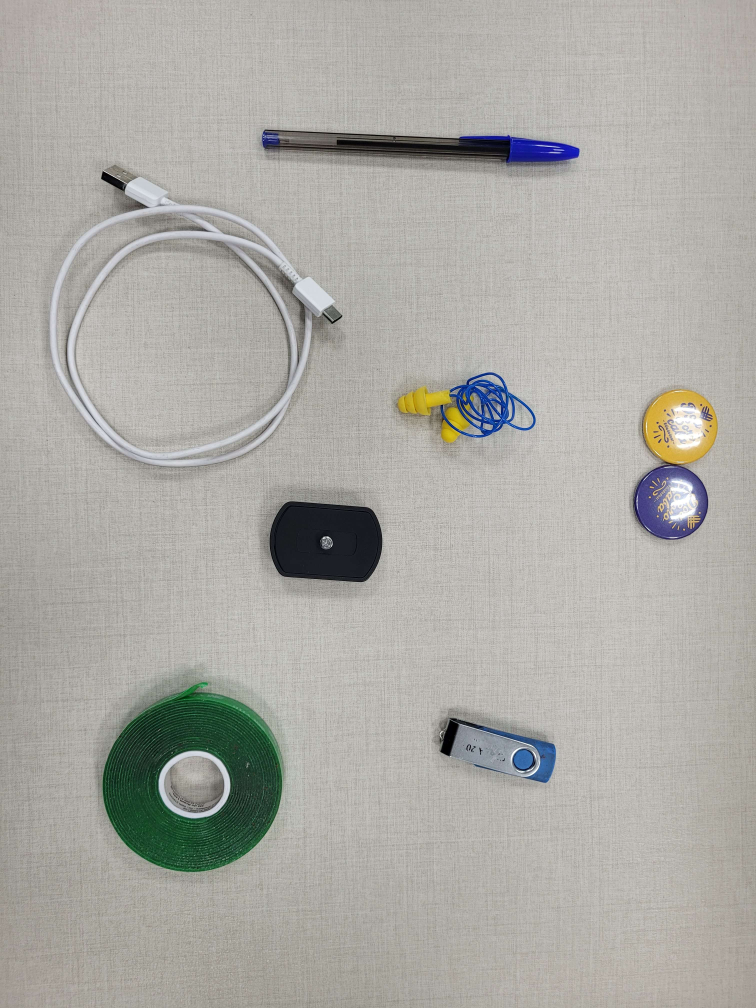
#> input picture images/20230109_171941.jpg, 3024 x 4032 px (shown at 1/4 size)
$ jupyter execute --allow-errors kit_verification.ipynb
#> lines starting #> are read from the running program, lines starting #| are printed output that depends on the picture
[cell 1]
import matplotlib.pyplot as plt
import os
import cv2
import numpy as np
from rembg import remove
import shutil

from skimage import io
from skimage.restoration import denoise_nl_means, estimate_sigma
from skimage import img_as_ubyte, img_as_float
from scipy.ndimage import rotate

from skimage.morphology import dilation
from skimage.morphology import rectangle
from skimage.measure import label, regionprops

#> (the rest of this cell did not finish here and is left out)

## Defining functions

[cell 2]
# [22 lines left out: functions cv_seg, denoise, multi_dil, not called in this run]


def crop(img_path, final_path):
#> called with img_path = './images/20230109_171941.jpg', final_path = './base_img/'
    img = cv2.imread(img_path)
#> img is the input picture: shape (4032, 3024, 3); mean B, G, R 164.4, 169.8, 171.3
    img = cv2.resize(img, (512, 512), interpolation=cv2.INTER_AREA)
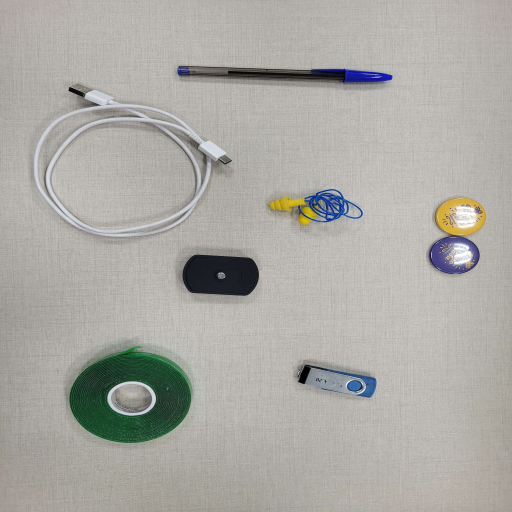
#> img: shape (512, 512, 3); mean B, G, R 164.4, 169.8, 171.3
    rembg_img = remove(img)
    denoised = denoise(rembg_img)
    gray = cv2.cvtColor(denoised, cv2.COLOR_BGR2GRAY)
    segmented = cv_seg(gray)
    dilated = multi_dil(segmented, 3)
    label_im = label(segmented)
    for num, i in enumerate(regionprops(label_im)):
        minr, minc, maxr, maxc = i.bbox
        roi = denoised[minr:maxr, minc:maxc]
        cv2.imwrite(final_path + f"{num}.jpg", roi)


def erase_dir(folder):
    """ Deletes all files inside given folder

    ----------------------
    Parameters

        folder: string
            path to the folder to be emptied

    ----------------------
    Returns

        None

    """

    for filename in os.listdir(folder):
        file_path = os.path.join(folder, filename)
        try:
            if os.path.isfile(file_path) or os.path.islink(file_path):
                os.unlink(file_path)
            elif os.path.isdir(file_path):
                shutil.rmtree(file_path)

        except Exception as e:
            print('Failed to delete %s. Reason: %s' % (file_path, e))


# [81 lines left out: functions hist, histDist, shape_distance, not called in this run]


def rmse(A, B):
    return ((((A - B) / 255) ** 2) ** (1/2)).mean()


# [8 lines left out: function shape_similarity, not called in this run]

## Defining base image

[cell 3]
base_img_path = "./images/20230109_171941.jpg"

plt.imshow(cv2.imread(base_img_path))
plt.title("Base kit")

crop("./images/20230109_171941.jpg", "./base_img/")
#> (the call stopped at in crop, `rembg_img = remove(img)`: rembg is not available in this run)

### Label objects
(not working yet), labelling manually

[cell 4]
# [11 lines of commented-out code are left out]

[cell 5]
objs = ["pen", "cable", "ear protector", "2 bottons", "black thing", "tape", "pen drive"]

objects_path = "./base_img/"
#> (the rest of this cell did not finish here and is left out)

## Opening test images

[cell 6]
image_path = "./images/"
extractions_path = "./extractions/"

images_list = os.listdir(image_path)

# [40 lines left out: function verify_kit, not called in this run]

[cell 7]
image_path = "./images/"
extractions_path = "./extractions/"

images_list = os.listdir(image_path)

def verify_kit_2(test_img_path):
    actual_img = []
    # Clean extractions directory
    erase_dir(extractions_path)

    # Crop objects from test image
    crop(test_img_path, extractions_path)

    # List objects extracted
    extractions = os.listdir(extractions_path)
    extractions.sort()

    i = 0  # count objects
    # Iterate over objects extracted from test image
    for obj in extractions:
        test_img = cv2.imread(extractions_path + obj)
        aux_1 = []  # stores the histograms distances
        for base_img in base_imgs:

            # Compare the shape from test object with every base object
            # and if the difference is below 7%, calculate distance
            # between histograms
            if (shape_similarity(base_img, test_img) >= 0.8):

                # compare histograms and store into aux_1 list
                res = histDist(base_img, test_img)
                aux_1.append(res)

            # stores 1 for images with different shape
            else:
                aux_1.append(1)

        # From histogram distances, the minimum value's index is used to locate the name of
        # the object from the list of names
        minimum = min(aux_1)
        index = aux_1.index(minimum)
        match = objs[index]
        if minimum != 1 and minimum <= 0.55:
            print(f"{i + 1} - Match --> {match:8}: Distance = {minimum}")
            actual_img.append(match)
        elif minimum == 1:
            print(f"{i + 1} - Object not found (No shape found)")
        else:
            print(f"{i + 1} - Object not found (Histogram incompatible)")

        i += 1

    # missing = [element for element in objs if element not in actual_img]
    print(f"missing objects: {list(element for element in objs if element not in actual_img)}")

### #1 test

[cell 8]
path = image_path + images_list[0]

plt.imshow(cv2.imread(path))
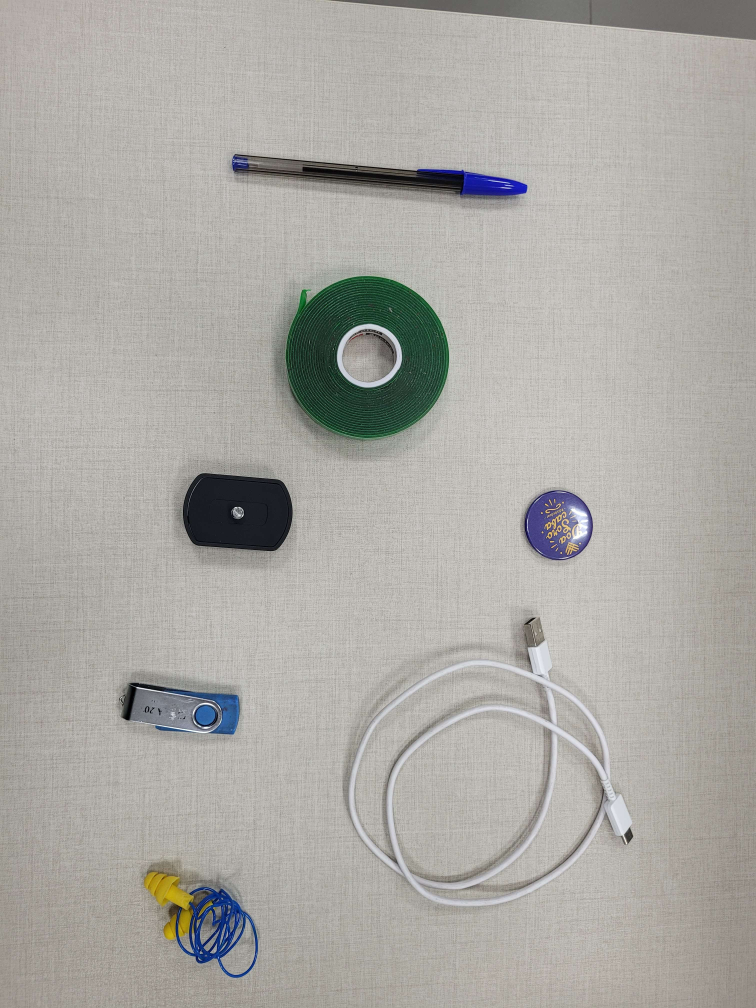
#> input picture images/20230109_171910.jpg, 3024 x 4032 px (shown at 1/4 size)

#> (a cell that did not finish here is left out)


### #2 test

[cell 10]
path = image_path + images_list[1]

plt.imshow(cv2.imread(path))
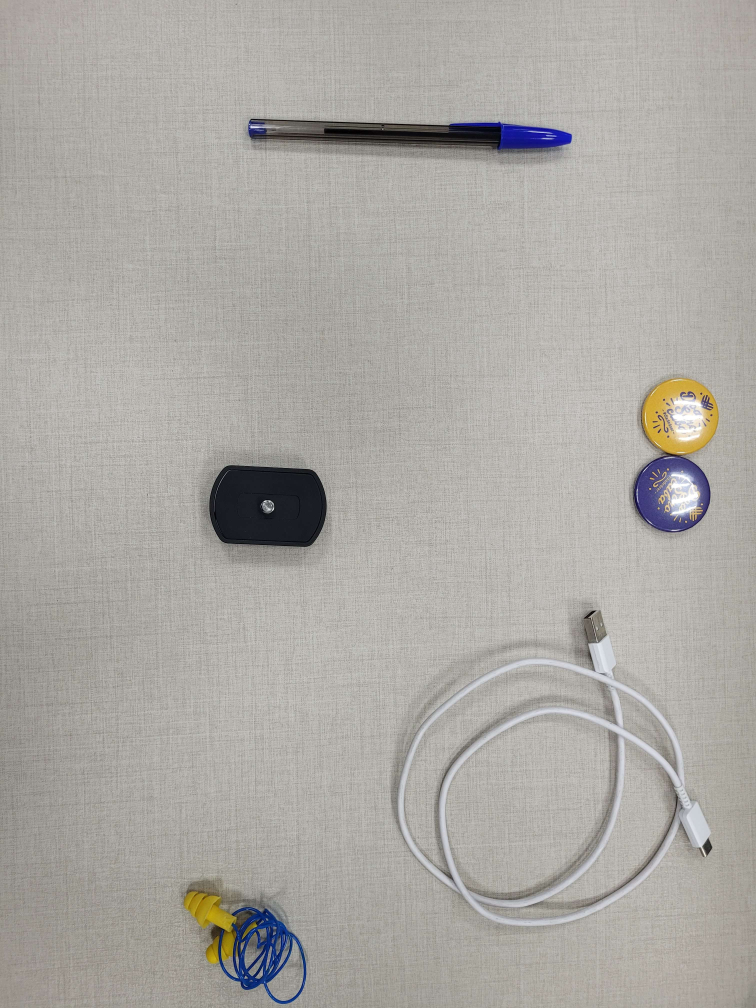
#> input picture images/20230109_171922.jpg, 3024 x 4032 px (shown at 1/4 size)

#> (a cell that did not finish here is left out)


### #3 test

#> (a cell that did not finish here is left out)

#> (a cell that did not finish here is left out)


### #4 test

#> (a cell that did not finish here is left out)

#> (a cell that did not finish here is left out)
